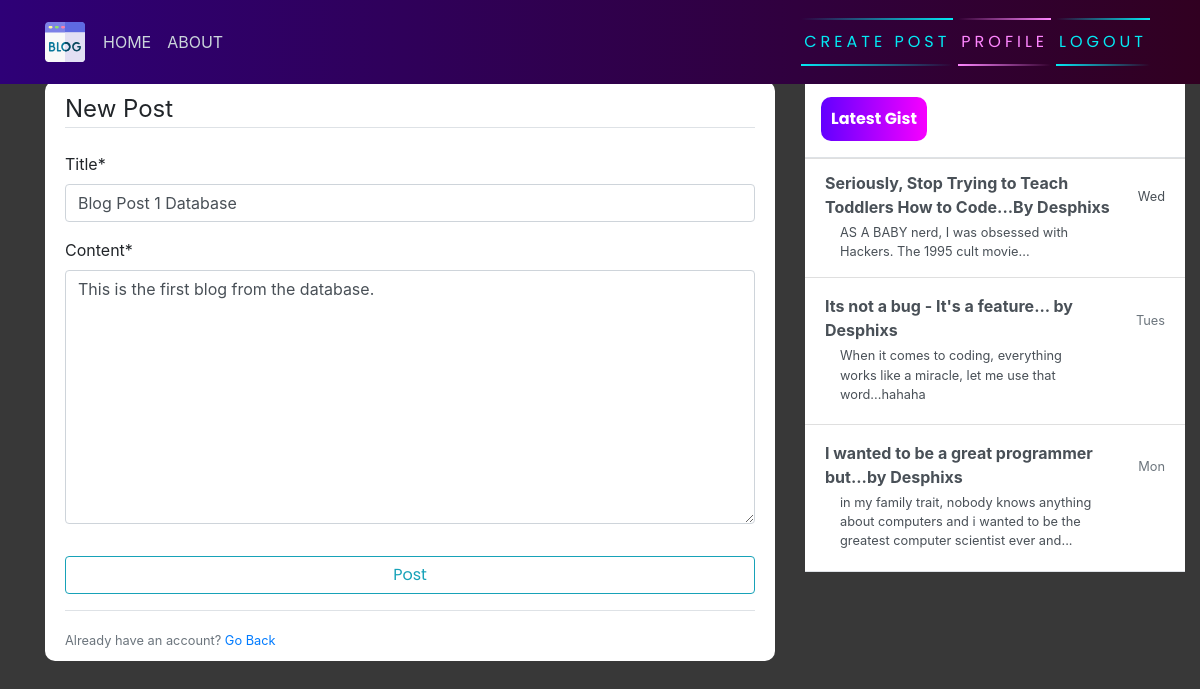
Page /post/1/update (signed in) on the committed database.
### blog/models.py (models this page shows, shortened)
class Post(models.Model):
    title = models.CharField(max_length=200)
    content = models.TextField()
    date_posted = models.DateTimeField(default=timezone.now)
    author = models.ForeignKey(User, on_delete=models.CASCADE)

### blog/views.py (the view, shortened to what this page needs)
# urls.py: path('post/<int:pk>/update', PostUpdateView.as_view(), name="blog-update"),
class PostUpdateView(LoginRequiredMixin, UserPassesTestMixin, UpdateView):
    model = Post
    fields = ['title', 'content']
    def test_func(self):
        post = self.get_object()
        if self.request.user == post.author:
            return True
        return False

### blog/templates/blog/post_form.html (shortened to what this page needs)
{% extends 'blog/base.html' %}
{% load crispy_forms_tags %}
{% block content %}
    <div class="content-section">
        <form action="" method="post">
            <fieldset class="form-group">
                <legend class="border-bottom mb-4">New Post</legend>
                {{ form|crispy }}
            </fieldset>
            <div class="form-group">
                <button class="btn btn-outline-info" type="submit">Post</button>
            </div>
        </form>
        <div class="border-top pt-3">
            <small class="text-muted">Already have an account? <a href="{% url 'blog-home' %}">Go Back</a></small>
        </div>
    </div>
{% endblock content %}

### blog/static/blog/main.css (style rules this page uses)
body { background-color: rgb(56, 56, 56); margin-top: 5rem; background-size: contain; background-repeat: no-repeat; }
.content-section { background: #ffffff; padding: 10px 20px; border-radius: 10px; margin-bottom: 20px; }
button { font-family: 'Poppins', sans-serif; border: none; outline: 0; display: inline-block; padding: 8px; color: white; background-color: #000; text-align: center; cursor: pointer; width: 100%; font-size: 18px; transition: 1s; background: linear-gradient(270deg, rgb(247, 0, 255) 0%, rgb(98, 0, 255) 100%); }

### rows in the picture
Post: title "Blog Post 1 Database", content "This is the first blog from the database."
